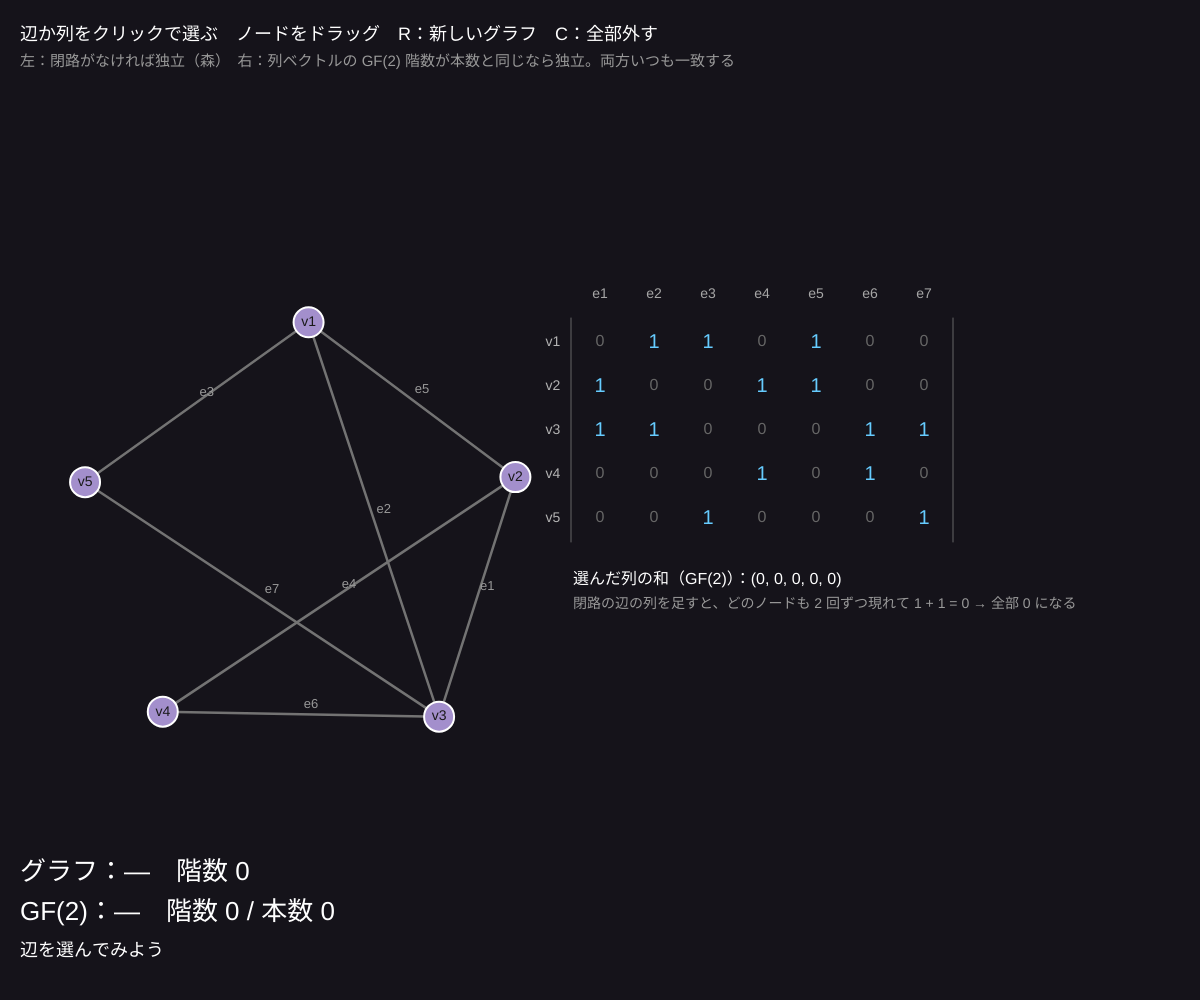
Frame 1 (no input)
Frame 60 (no input): identical to frame 1, image omitted
Frame 120 (the mouse pressed at the canvas centre since frame 60): identical to frame 1, image omitted

The p5.js sketch that drew this single still picture (run headless with seeded random() and noise() and a simulated clock; from frame 60 on, the mouse is pressed at the canvas centre):

// p5.js sketch
// ── sketch.js
// ============================================
// 02 同じ構造：グラフと GF(2) のベクトル
// 左はグラフ、右はその「接続行列」（行 = ノード、列 = 辺。辺の両端に 1）。計算は GF(2)（1 + 1 = 0 の世界）
//   辺集合を選ぶと、左では「閉路がない？」、右では「列ベクトルが独立？（GF(2) の階数 = 本数？）」を判定
//   答えはいつも一致する。グラフ的マトロイドは GF(2) 上で「表現できる」
// 辺または列をクリック = 選ぶ・外す / ノードをドラッグ / R = 新しいグラフ / C = 全部外す
// ============================================

let nodes = [], edges = [];
let nNode = 5;                       // ★ ノードの数（4〜6）
let nEdge = 7;                       // ★ 辺の数
let dragI = -1;
let cycleEdges = [];

function setup() {
  createCanvas(windowWidth, windowHeight);
  colorMode(HSB, 360, 100, 100, 100);
  textFont('sans-serif');
  randomGraph();
}

function randomGraph() {
  nodes = []; edges = [];
  let cx = width * 0.25, cy = height * 0.55, rad = min(width * 0.18, height * 0.3);
  for (let i = 0; i < nNode; i++) {
    let a = (TWO_PI * i) / nNode - HALF_PI;
    nodes.push({ x: cx + rad * cos(a) + random(-20, 20), y: cy + rad * sin(a) + random(-20, 20) });
  }
  let order = shuffle([...Array(nNode).keys()]);
  for (let i = 1; i < nNode; i++) edges.push({ a: order[i], b: order[floor(random(i))], on: false });
  let tries = 0;
  while (edges.length < nEdge && tries++ < 200) {
    let a = floor(random(nNode)), b = floor(random(nNode));
    if (a === b || edges.some((e) => (e.a === a && e.b === b) || (e.a === b && e.b === a))) continue;
    edges.push({ a, b, on: false });
  }
  for (let e of edges) if (e.a > e.b) [e.a, e.b] = [e.b, e.a];
  update();
}

// ★ 辺 i の列ベクトル：両端のノードの行に 1（ビットで持つ）
function column(i) { return (1 << edges[i].a) | (1 << edges[i].b); }

function update() {
  cycleEdges = [];
  let on = edges.map((e, i) => i).filter((i) => edges[i].on);
  if (!isForest(nNode, edges, on)) {
    for (let i of on) if (connected(nNode, edges, on.filter((j) => j !== i), edges[i].a, edges[i].b)) cycleEdges.push(i);
  }
}

function draw() {
  background(260, 25, 10);
  let on = edges.map((e, i) => i).filter((i) => edges[i].on);
  let forest = cycleEdges.length === 0;
  let r2 = rankGF2(on.map(column));
  let indep2 = r2 === on.length;
  let hueL = forest ? 130 : 5, hueR = indep2 ? 130 : 5;

  // ---- 左：グラフ
  for (let i = 0; i < edges.length; i++) {
    let e = edges[i], p = nodes[e.a], q = nodes[e.b];
    if (e.on) { stroke(cycleEdges.includes(i) ? 5 : 130, 85, 100); strokeWeight(7); } else { stroke(0, 0, 45); strokeWeight(2.5); }
    line(p.x, p.y, q.x, q.y);
    noStroke(); fill(0, 0, e.on ? 100 : 60); textSize(13); textAlign(CENTER, CENTER);
    text('e' + (i + 1), (p.x + q.x) / 2 + 10, (p.y + q.y) / 2 - 10);
  }
  for (let i = 0; i < nodes.length; i++) {
    stroke(0, 0, 100); strokeWeight(2); fill(260, 30, 80); circle(nodes[i].x, nodes[i].y, 30);
    noStroke(); fill(0, 0, 10); textSize(14); text('v' + (i + 1), nodes[i].x, nodes[i].y);
  }

  // ---- 右：接続行列（GF(2)）
  let cw = 54, ch = 44, mx = width * 0.5, my = height * 0.32;
  textSize(14);
  for (let j = 0; j < edges.length; j++) {
    let e = edges[j], x = mx + j * cw;
    let h = e.on ? (cycleEdges.includes(j) ? 5 : 130) : 0;
    if (e.on) { noStroke(); fill(h, 70, 60, 35); rect(x - cw / 2 + 2, my - ch - 6, cw - 4, ch * (nNode + 1) + 4, 6); }
    noStroke(); fill(0, 0, e.on ? 100 : 65); text('e' + (j + 1), x, my - ch / 2 - 4);
    for (let i = 0; i < nNode; i++) {
      let v = i === e.a || i === e.b ? 1 : 0;
      fill(v ? (e.on ? h : 200) : 0, v ? 60 : 0, v ? 100 : 40); textSize(v ? 20 : 16);
      text(v, x, my + i * ch + ch / 2);
      textSize(14);
    }
  }
  for (let i = 0; i < nNode; i++) { fill(0, 0, 70); text('v' + (i + 1), mx - cw / 2 - 20, my + i * ch + ch / 2); }
  stroke(0, 0, 40); strokeWeight(1); line(mx - cw / 2 - 2, my - 2, mx - cw / 2 - 2, my + nNode * ch + 2);
  line(mx + edges.length * cw - cw / 2 + 2, my - 2, mx + edges.length * cw - cw / 2 + 2, my + nNode * ch + 2);
  // 選んだ列の和（GF(2)）
  let sum = 0; for (let i of on) sum ^= column(i);
  let sy = my + nNode * ch + 40;
  noStroke(); fill(0, 0, 100); textSize(16); textAlign(LEFT, CENTER);
  text('選んだ列の和（GF(2)）：(' + [...Array(nNode).keys()].map((i) => (sum >> i) & 1).join(', ') + ')' + (on.length && sum === 0 ? '　← 0 ベクトル = 従属！' : ''), mx - cw / 2, sy);
  fill(0, 0, 60); textSize(14);
  text('閉路の辺の列を足すと、どのノードも 2 回ずつ現れて 1 + 1 = 0 → 全部 0 になる', mx - cw / 2, sy + 24);

  // ---- 判定
  textAlign(LEFT, BASELINE);
  fill(0, 0, 100); textSize(18);
  text('辺か列をクリックで選ぶ　ノードをドラッグ　R：新しいグラフ　C：全部外す', 20, 40);
  fill(0, 0, 60); textSize(15);
  text('左：閉路がなければ独立（森）　右：列ベクトルの GF(2) 階数が本数と同じなら独立。両方いつも一致する', 20, 66);
  let py = height - 120;
  fill(on.length ? hueL : 0, on.length ? 80 : 0, 100); textSize(26);
  text('グラフ：' + (on.length === 0 ? '—' : forest ? '森（独立）✓' : '閉路あり（従属）✗') + '　階数 ' + forestRank(nNode, edges, on), 20, py);
  fill(on.length ? hueR : 0, on.length ? 80 : 0, 100);
  text('GF(2)：' + (on.length === 0 ? '—' : indep2 ? '独立 ✓' : '従属 ✗') + '　階数 ' + r2 + ' / 本数 ' + on.length, 20, py + 40);
  fill(0, 0, 100); textSize(18);
  text(on.length ? (forest === indep2 ? '→ 同じ答え。同じ「独立の構造」= 同じマトロイド' : '→ ？') : '辺を選んでみよう', 20, py + 76);
}

function mousePressed() { dragI = nearestNode(mouseX, mouseY); }
function mouseDragged() { if (dragI >= 0) { nodes[dragI].x = constrain(mouseX, 20, width * 0.45); nodes[dragI].y = constrain(mouseY, 90, height - 140); } }
function mouseReleased() {
  if (dragI < 0) {
    let i = nearestEdge(mouseX, mouseY);
    if (i < 0) { // 列をクリック？
      let cw = 54, ch = 44, mx = width * 0.5, my = height * 0.32;
      let j = Math.round((mouseX - mx) / cw);
      if (j >= 0 && j < edges.length && mouseY > my - ch && mouseY < my + nNode * ch) i = j;
    }
    if (i >= 0) { edges[i].on = !edges[i].on; update(); }
  }
  dragI = -1;
}
function nearestNode(mx, my) {
  let best = -1, bd = 20;
  for (let i = 0; i < nodes.length; i++) { let d = dist(mx, my, nodes[i].x, nodes[i].y); if (d < bd) { bd = d; best = i; } }
  return best;
}
function nearestEdge(mx, my) {
  let best = -1, bd = 14;
  for (let i = 0; i < edges.length; i++) {
    let p = nodes[edges[i].a], q = nodes[edges[i].b];
    let dx = q.x - p.x, dy = q.y - p.y, l2 = dx * dx + dy * dy;
    let t = l2 ? constrain(((mx - p.x) * dx + (my - p.y) * dy) / l2, 0, 1) : 0;
    let d = dist(mx, my, p.x + t * dx, p.y + t * dy);
    if (d < bd) { bd = d; best = i; }
  }
  return best;
}
function keyPressed() {
  if (key === 'r' || key === 'R') randomGraph();
  if (key === 'c' || key === 'C') { for (let e of edges) e.on = false; update(); }
}

// ---------- やってみよう ----------
// 1. 閉路になる辺だけを選んで、右の「列の和」が全部 0 になるのを確かめる
// 2. 木（全域木）を選ぶと階数はノード数 − 1。行列の階数も同じ？（行が 1 つ余分 = 全部足すと 0）
// 3. 実数で計算したらどうなる？ 接続行列の 1 を「出る側 −1、入る側 +1」にすると実数でも同じ構造になる
// 4. GF(2) で表現できないマトロイドもある（11 の非ファノ）。逆にグラフでは作れないマトロイドも（10 の U_{2,4}）

// ==================================================
// ここから下は「マトロイドの道具」（union–find と GF(2) の階数）
// ==================================================
function makeUF(n) {
  let parent = [...Array(n).keys()];
  let find = (x) => { while (parent[x] !== x) { parent[x] = parent[parent[x]]; x = parent[x]; } return x; };
  let union = (a, b) => { a = find(a); b = find(b); if (a === b) return false; parent[a] = b; return true; };
  return { find, union };
}
function isForest(n, edgeList, sub) {
  let uf = makeUF(n);
  for (let i of sub) if (!uf.union(edgeList[i].a, edgeList[i].b)) return false;
  return true;
}
function forestRank(n, edgeList, sub) {
  let uf = makeUF(n), r = 0;
  for (let i of sub) if (uf.union(edgeList[i].a, edgeList[i].b)) r++;
  return r;
}
function connected(n, edgeList, sub, a, b) {
  let uf = makeUF(n);
  for (let i of sub) uf.union(edgeList[i].a, edgeList[i].b);
  return uf.find(a) === uf.find(b);
}
// GF(2) 上の階数：ベクトルをビット列（整数）で持ち、XOR で消去する
function rankGF2(vecsBits) {
  let basis = [], r = 0;
  for (let v of vecsBits) {
    for (let b of basis) v = Math.min(v, v ^ b);
    if (v) { basis.push(v); basis.sort((p, q) => q - p); r++; }
  }
  return r;
}
